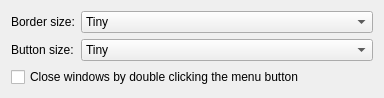
<?xml version="1.0" encoding="UTF-8"?>
<ui version="4.0">
 <class>KWinAuroraeConfigForm</class>
 <widget class="QWidget" name="KWinAuroraeConfigForm">
  <property name="geometry">
   <rect>
    <x>0</x>
    <y>0</y>
    <width>384</width>
    <height>95</height>
   </rect>
  </property>
  <layout class="QVBoxLayout" name="verticalLayout">
   <item>
    <layout class="QFormLayout" name="formLayout">
     <item row="0" column="0">
      <widget class="QLabel" name="label">
       <property name="text">
        <string>Border size:</string>
       </property>
       <property name="buddy">
        <cstring>borderSizesCombo</cstring>
       </property>
      </widget>
     </item>
     <item row="0" column="1">
      <widget class="KComboBox" name="borderSizesCombo">
       <item>
        <property name="text">
         <string comment="@item:inlistbox Border size:">Tiny</string>
        </property>
       </item>
       <item>
        <property name="text">
         <string comment="@item:inlistbox Border size:">Normal</string>
        </property>
       </item>
       <item>
        <property name="text">
         <string comment="@item:inlistbox Border size:">Large</string>
        </property>
       </item>
       <item>
        <property name="text">
         <string comment="@item:inlistbox Border size:">Very Large</string>
        </property>
       </item>
       <item>
        <property name="text">
         <string comment="@item:inlistbox Border size:">Huge</string>
        </property>
       </item>
       <item>
        <property name="text">
         <string comment="@item:inlistbox Border size:">Very Huge</string>
        </property>
       </item>
       <item>
        <property name="text">
         <string comment="@item:inlistbox Border size:">Oversized</string>
        </property>
       </item>
      </widget>
     </item>
     <item row="1" column="0">
      <widget class="QLabel" name="label_2">
       <property name="text">
        <string>Button size:</string>
       </property>
       <property name="buddy">
        <cstring>buttonSizesCombo</cstring>
       </property>
      </widget>
     </item>
     <item row="1" column="1">
      <widget class="KComboBox" name="buttonSizesCombo">
       <item>
        <property name="text">
         <string comment="@item:inlistbox Button size:">Tiny</string>
        </property>
       </item>
       <item>
        <property name="text">
         <string comment="@item:inlistbox Button size:">Normal</string>
        </property>
       </item>
       <item>
        <property name="text">
         <string comment="@item:inlistbox Button size:">Large</string>
        </property>
       </item>
       <item>
        <property name="text">
         <string comment="@item:inlistbox Button size:">Very Large</string>
        </property>
       </item>
       <item>
        <property name="text">
         <string comment="@item:inlistbox Button size:">Huge</string>
        </property>
       </item>
       <item>
        <property name="text">
         <string comment="@item:inlistbox Button size:">Very Huge</string>
        </property>
       </item>
       <item>
        <property name="text">
         <string comment="@item:inlistbox Button size:">Oversized</string>
        </property>
       </item>
      </widget>
     </item>
    </layout>
   </item>
   <item>
    <widget class="QCheckBox" name="closeWindowsDoubleClick">
     <property name="toolTip">
      <string extracomment="Check this option if you want windows to be closed when you double click the menu button."/>
     </property>
     <property name="text">
      <string>Close windows by double clicking the menu button</string>
     </property>
    </widget>
   </item>
  </layout>
 </widget>
 <customwidgets>
  <customwidget>
   <class>KComboBox</class>
   <extends>QComboBox</extends>
   <header>kcombobox.h</header>
  </customwidget>
 </customwidgets>
 <connections/>
</ui>
